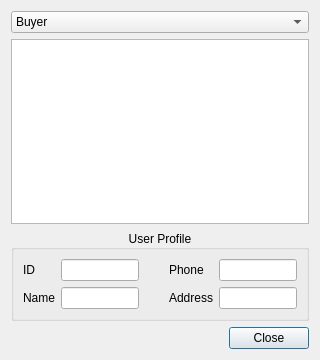
<?xml version="1.0" encoding="UTF-8"?>
<ui version="4.0">
 <class>DialogUpdate4</class>
 <widget class="QDialog" name="DialogUpdate4">
  <property name="geometry">
   <rect>
    <x>0</x>
    <y>0</y>
    <width>320</width>
    <height>360</height>
   </rect>
  </property>
  <property name="windowTitle">
   <string>Update User Profile</string>
  </property>
  <layout class="QVBoxLayout" name="verticalLayout_3">
   <item>
    <widget class="QComboBox" name="comboBox">
     <item>
      <property name="text">
       <string>Buyer</string>
      </property>
     </item>
     <item>
      <property name="text">
       <string>Seller</string>
      </property>
     </item>
    </widget>
   </item>
   <item>
    <widget class="QStackedWidget" name="stackedWidget">
     <property name="currentIndex">
      <number>1</number>
     </property>
     <widget class="QWidget" name="page">
      <layout class="QVBoxLayout" name="verticalLayout">
       <property name="leftMargin">
        <number>0</number>
       </property>
       <property name="topMargin">
        <number>0</number>
       </property>
       <property name="rightMargin">
        <number>0</number>
       </property>
       <property name="bottomMargin">
        <number>0</number>
       </property>
       <item>
        <widget class="QTableWidget" name="tableWidgetBuyer">
         <property name="alternatingRowColors">
          <bool>true</bool>
         </property>
         <property name="selectionBehavior">
          <enum>QAbstractItemView::SelectRows</enum>
         </property>
         <property name="gridStyle">
          <enum>Qt::DashLine</enum>
         </property>
        </widget>
       </item>
      </layout>
     </widget>
     <widget class="QWidget" name="page_2">
      <layout class="QVBoxLayout" name="verticalLayout_2">
       <property name="leftMargin">
        <number>0</number>
       </property>
       <property name="topMargin">
        <number>0</number>
       </property>
       <property name="rightMargin">
        <number>0</number>
       </property>
       <property name="bottomMargin">
        <number>0</number>
       </property>
       <item>
        <widget class="QTableWidget" name="tableWidgetSeller">
         <property name="alternatingRowColors">
          <bool>true</bool>
         </property>
         <property name="selectionBehavior">
          <enum>QAbstractItemView::SelectRows</enum>
         </property>
         <property name="gridStyle">
          <enum>Qt::DashLine</enum>
         </property>
        </widget>
       </item>
      </layout>
     </widget>
    </widget>
   </item>
   <item>
    <widget class="QGroupBox" name="groupBox">
     <property name="title">
      <string>User Profile</string>
     </property>
     <property name="alignment">
      <set>Qt::AlignCenter</set>
     </property>
     <layout class="QGridLayout" name="gridLayout">
      <item row="0" column="2">
       <spacer name="horizontalSpacer">
        <property name="orientation">
         <enum>Qt::Horizontal</enum>
        </property>
        <property name="sizeHint" stdset="0">
         <size>
          <width>40</width>
          <height>20</height>
         </size>
        </property>
       </spacer>
      </item>
      <item row="1" column="4">
       <widget class="QLabel" name="label_4">
        <property name="text">
         <string>Address</string>
        </property>
       </widget>
      </item>
      <item row="1" column="0">
       <widget class="QLabel" name="label_2">
        <property name="text">
         <string>Name</string>
        </property>
       </widget>
      </item>
      <item row="0" column="0">
       <widget class="QLabel" name="label">
        <property name="text">
         <string>ID</string>
        </property>
       </widget>
      </item>
      <item row="0" column="1">
       <widget class="QLineEdit" name="lineEditID">
        <property name="readOnly">
         <bool>true</bool>
        </property>
       </widget>
      </item>
      <item row="0" column="4">
       <widget class="QLabel" name="label_3">
        <property name="text">
         <string>Phone</string>
        </property>
       </widget>
      </item>
      <item row="0" column="5">
       <widget class="QLineEdit" name="lineEditPhone">
        <property name="readOnly">
         <bool>true</bool>
        </property>
       </widget>
      </item>
      <item row="1" column="1">
       <widget class="QLineEdit" name="lineEditName">
        <property name="readOnly">
         <bool>true</bool>
        </property>
       </widget>
      </item>
      <item row="1" column="5">
       <widget class="QLineEdit" name="lineEditAddress">
        <property name="readOnly">
         <bool>true</bool>
        </property>
       </widget>
      </item>
      <item row="0" column="3">
       <spacer name="horizontalSpacer_2">
        <property name="orientation">
         <enum>Qt::Horizontal</enum>
        </property>
        <property name="sizeType">
         <enum>QSizePolicy::Fixed</enum>
        </property>
        <property name="sizeHint" stdset="0">
         <size>
          <width>15</width>
          <height>20</height>
         </size>
        </property>
       </spacer>
      </item>
     </layout>
    </widget>
   </item>
   <item>
    <widget class="QDialogButtonBox" name="buttonBox">
     <property name="orientation">
      <enum>Qt::Horizontal</enum>
     </property>
     <property name="standardButtons">
      <set>QDialogButtonBox::Close</set>
     </property>
    </widget>
   </item>
  </layout>
 </widget>
 <resources/>
 <connections/>
</ui>
